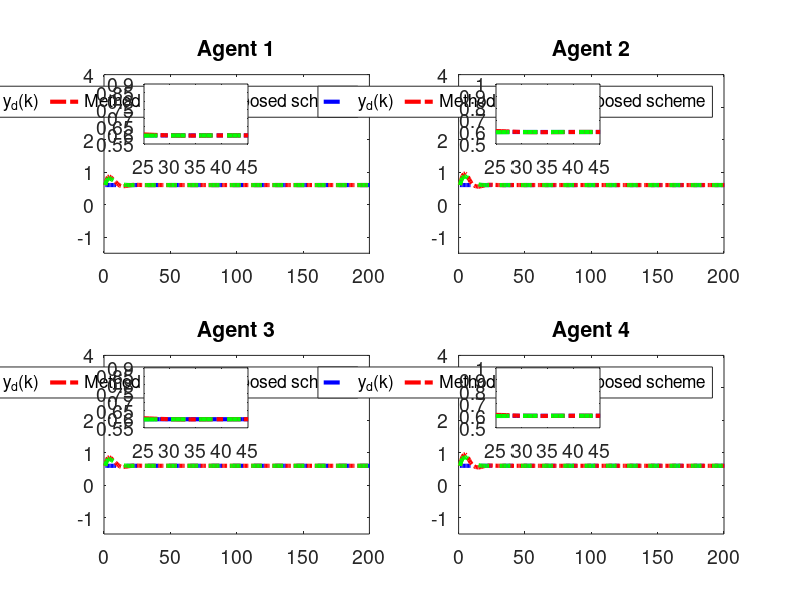

Reproduce this figure in MATLAB.
clc; clear;

% Common Parameters
rho = 7.5;            % Gain for control response
eta = 1;              % Adaptive update speed
lamda = 350;          % Model-free parameter
mu = 0.005;           % Adaptive parameter
epsilon = 1e-5;       % Stability threshold
alpha = 15;           % Smoothing factor for error dynamics
T = 0.1;              % Sampling time
m = 200;              % Time steps
rT = 1024;            % Sample rate
font_size = 14;

% Method 1 (MFAC + SMC) Parameters
gamma1_m1 = 0.45;     % Control gains
gamma2_m1 = 0.25;
gamma3_m1 = 0.45;
gamma4_m1 = 0.25;
beta_m1 = 10;         % Sliding mode coefficient
sigma_m1 = 95;        % Sliding mode parameter
tau_m1 = 1e-5;        % Damping term
n_m1 = 600;           % Data size for Method 1
a_m1 = 0.5;           % Plant parameter
ff_gain_m1 = 0.45;    % Feedforward gain

% Method 2 (MFAC only) Parameters
gamma1_m2 = 0;        % Disable SMC
gamma2_m2 = 0;
gamma3_m2 = 0;
gamma4_m2 = 0;
n_m2 = 1024;          % Data size for Method 2
a_m2 = 0.705;           % Plant parameter
ff_gain_m2 = 0.35;     % Feedforward gain

% Nonlinearity coefficients (same for both methods)
nonlinearity1 = 0.02;
nonlinearity2 = 0.02;
nonlinearity3 = 0.02;
nonlinearity4 = 0.02;

% Initialization for both methods
phi1_m1 = zeros(m+1,1); phi2_m1 = zeros(m+1,1); phi3_m1 = zeros(m+1,1); phi4_m1 = zeros(m+1,1);
mfa1_m1 = zeros(m+1,1); mfa2_m1 = zeros(m+1,1); mfa3_m1 = zeros(m+1,1); mfa4_m1 = zeros(m+1,1);
sm1_m1 = zeros(m,1); sm2_m1 = zeros(m,1); sm3_m1 = zeros(m,1); sm4_m1 = zeros(m,1);
y1_m1 = zeros(m+1,1); y2_m1 = zeros(m+1,1); y3_m1 = zeros(m+1,1); y4_m1 = zeros(m+1,1);
u1_m1 = zeros(m,1); u2_m1 = zeros(m,1); u3_m1 = zeros(m,1); u4_m1 = zeros(m,1);
xi1_m1 = zeros(m,1); xi2_m1 = zeros(m,1); xi3_m1 = zeros(m,1); xi4_m1 = zeros(m,1);
s1_m1 = zeros(m,1); s2_m1 = zeros(m,1); s3_m1 = zeros(m,1); s4_m1 = zeros(m,1);

phi1_m2 = zeros(m+1,1); phi2_m2 = zeros(m+1,1); phi3_m2 = zeros(m+1,1); phi4_m2 = zeros(m+1,1);
mfa1_m2 = zeros(m+1,1); mfa2_m2 = zeros(m+1,1); mfa3_m2 = zeros(m+1,1); mfa4_m2 = zeros(m+1,1);
y1_m2 = zeros(m+1,1); y2_m2 = zeros(m+1,1); y3_m2 = zeros(m+1,1); y4_m2 = zeros(m+1,1);
u1_m2 = zeros(m,1); u2_m2 = zeros(m,1); u3_m2 = zeros(m,1); u4_m2 = zeros(m,1);
xi1_m2 = zeros(m,1); xi2_m2 = zeros(m,1); xi3_m2 = zeros(m,1); xi4_m2 = zeros(m,1);

yd = zeros(m+1,1);

% Desired signal (Reference trajectory)
for k = 1:m+1
    % yd(k) = 0.6 * sin(0.05 * pi * k) + 0.6 * cos(0.03 * pi * k);
    yd(k) = 0.6; % Time-invariant constant reference signalx
end

% Method 1 (MFAC + SMC) Simulation
for k = 1:m
    % Adaptive Gain update
    if k == 1
        phi1_m1(k) = 1.0; phi2_m1(k) = 1.0; phi3_m1(k) = 1.0; phi4_m1(k) = 1.0;
    elseif k == 2
        phi1_m1(k) = phi1_m1(k-1) + (eta * u1_m1(k-1) / (mu + u1_m1(k-1)^2)) * (y1_m1(k) - phi1_m1(k-1)*u1_m1(k-1));
        phi2_m1(k) = phi2_m1(k-1) + (eta * u2_m1(k-1) / (mu + u2_m1(k-1)^2)) * (y2_m1(k) - phi2_m1(k-1)*u2_m1(k-1));
        phi3_m1(k) = phi3_m1(k-1) + (eta * u3_m1(k-1) / (mu + u3_m1(k-1)^2)) * (y3_m1(k) - phi3_m1(k-1)*u3_m1(k-1));
        phi4_m1(k) = phi4_m1(k-1) + (eta * u4_m1(k-1) / (mu + u4_m1(k-1)^2)) * (y4_m1(k) - phi4_m1(k-1)*u4_m1(k-1));
    else
        phi1_m1(k) = phi1_m1(k-1) + (eta * (u1_m1(k-1) - u1_m1(k-2)) / (mu + (u1_m1(k-1) - u1_m1(k-2))^2)) * (y1_m1(k) - y1_m1(k-1) - phi1_m1(k-1) * (u1_m1(k-1) - u1_m1(k-2)));
        phi2_m1(k) = phi2_m1(k-1) + (eta * (u2_m1(k-1) - u2_m1(k-2)) / (mu + (u2_m1(k-1) - u2_m1(k-2))^2)) * (y2_m1(k) - y2_m1(k-1) - phi2_m1(k-1) * (u2_m1(k-1) - u2_m1(k-2)));
        phi3_m1(k) = phi3_m1(k-1) + (eta * (u3_m1(k-1) - u3_m1(k-2)) / (mu + (u3_m1(k-1) - u3_m1(k-2))^2)) * (y3_m1(k) - y3_m1(k-1) - phi3_m1(k-1) * (u3_m1(k-1) - u3_m1(k-2)));
        phi4_m1(k) = phi4_m1(k-1) + (eta * (u4_m1(k-1) - u4_m1(k-2)) / (mu + (u4_m1(k-1) - u4_m1(k-2))^2)) * (y4_m1(k) - y4_m1(k-1) - phi4_m1(k-1) * (u4_m1(k-1) - u4_m1(k-2)));
    end

    % Stability protection
    if k > 2 && (abs(phi1_m1(k)) <= epsilon || abs(u1_m1(k-1) - u1_m1(k-2)) <= epsilon || sign(phi1_m1(k)) ~= sign(phi1_m1(1)))
        phi1_m1(k) = phi1_m1(1);
    end
    if k > 2 && (abs(phi2_m1(k)) <= epsilon || abs(u2_m1(k-1) - u2_m1(k-2)) <= epsilon || sign(phi2_m1(k)) ~= sign(phi2_m1(1)))
        phi2_m1(k) = phi2_m1(1);
    end
    if k > 2 && (abs(phi3_m1(k)) <= epsilon || abs(u3_m1(k-1) - u3_m1(k-2)) <= epsilon || sign(phi3_m1(k)) ~= sign(phi3_m1(1)))
        phi3_m1(k) = phi3_m1(1);
    end
    if k > 2 && (abs(phi4_m1(k)) <= epsilon || abs(u4_m1(k-1) - u4_m1(k-2)) <= epsilon || sign(phi4_m1(k)) ~= sign(phi4_m1(1)))
        phi4_m1(k) = phi4_m1(1);
    end

    % Error dynamics
    xi1_m1(k) = yd(k) - 2*y1_m1(k) + y4_m1(k);
    xi2_m1(k) = y1_m1(k) - 2*y2_m1(k) + y3_m1(k);
    xi3_m1(k) = y2_m1(k) + yd(k) - 2*y3_m1(k);
    xi4_m1(k) = y1_m1(k) + y3_m1(k) - 2*y4_m1(k);

    % Sliding surfaces
    if k == 1
        s1_m1(k) = 0; s2_m1(k) = 0; s3_m1(k) = 0; s4_m1(k) = 0;
    else
        s1_m1(k) = alpha * xi1_m1(k) - xi1_m1(k-1);
        s2_m1(k) = alpha * xi2_m1(k) - xi2_m1(k-1);
        s3_m1(k) = alpha * xi3_m1(k) - xi3_m1(k-1);
        s4_m1(k) = alpha * xi4_m1(k) - xi4_m1(k-1);
    end

    % MFAC updates
    if k == 1
        mfa1_m1(k) = 0; mfa2_m1(k) = 0; mfa3_m1(k) = 0; mfa4_m1(k) = 0;
    else
        mfa1_m1(k) = mfa1_m1(k-1) + (rho * phi1_m1(k)) / (lamda + abs(phi1_m1(k)^2)) * xi1_m1(k);
        mfa2_m1(k) = mfa2_m1(k-1) + (rho * phi2_m1(k)) / (lamda + abs(phi2_m1(k)^2)) * xi2_m1(k);
        mfa3_m1(k) = mfa3_m1(k-1) + (rho * phi3_m1(k)) / (lamda + abs(phi3_m1(k)^2)) * xi3_m1(k);
        mfa4_m1(k) = mfa4_m1(k-1) + (rho * phi4_m1(k)) / (lamda + abs(phi4_m1(k)^2)) * xi4_m1(k);
    end

    % SMC updates
    if k == 1
        sm1_m1(k) = 0; sm2_m1(k) = 0; sm3_m1(k) = 0; sm4_m1(k) = 0;
    else
        sm1_m1(k) = sm1_m1(k-1) + (beta_m1 * phi1_m1(k)) / (sigma_m1 + (phi1_m1(k))^2) * ...
            ( (xi1_m1(k) + (y4_m1(k) - y4_m1(k-1)) + (yd(k+1) - yd(k))) / (1 + 1) ...
            - (xi1_m1(k)) / (alpha * 2) + tau_m1 * sign(s1_m1(k)) );
        sm2_m1(k) = sm2_m1(k-1) + (beta_m1 * phi2_m1(k)) / (sigma_m1 + (phi2_m1(k))^2) * ...
            ( (xi2_m1(k) + (y1_m1(k) - y1_m1(k-1)) + (y3_m1(k) - y3_m1(k-1))) / (1 + 1) ...
            - (xi2_m1(k)) / (alpha * 2) + tau_m1 * sign(s2_m1(k)) );
        sm3_m1(k) = sm3_m1(k-1) + (beta_m1 * phi3_m1(k)) / (sigma_m1 + (phi3_m1(k))^2) * ...
            ( (xi3_m1(k) + (y2_m1(k) - y2_m1(k-1)) + (yd(k+1) - yd(k))) / (1 + 1) ...
            - (xi3_m1(k)) / (alpha * 2) + tau_m1 * sign(s3_m1(k)) );
        sm4_m1(k) = sm4_m1(k-1) + (beta_m1 * phi4_m1(k)) / (sigma_m1 + (phi4_m1(k))^2) * ...
            ( (xi4_m1(k) + (y1_m1(k) - y1_m1(k-1)) + (y3_m1(k) - y3_m1(k-1))) / (1 + 1) ...
            - (xi4_m1(k)) / (alpha * 2) + tau_m1 * sign(s4_m1(k)) );
    end

    % Control signal
    if k == 1
        u1_m1(k) = 0; u2_m1(k) = 0; u3_m1(k) = 0; u4_m1(k) = 0;
    else
        u1_m1(k) = mfa1_m1(k) + gamma1_m1 * sm1_m1(k);
        u2_m1(k) = mfa2_m1(k) + gamma2_m1 * sm2_m1(k);
        u3_m1(k) = mfa3_m1(k) + gamma3_m1 * sm3_m1(k);
        u4_m1(k) = mfa4_m1(k) + gamma4_m1 * sm4_m1(k);
    end
    if k == 1
        y1_m1(k) = 0.6; y2_m1(k) = 0.6; y3_m1(k) = 0.6; y4_m1(k) = 0.6;
    end

    % Plant model update
    b1_m1 = 1.2 * n_m1 / (rT * 0.2);
    b2_m1 = 1.15 * n_m1 / (rT * 0.2);
    b3_m1 = 1.2 * n_m1 / (rT * 0.2);
    b4_m1 = 1.15 * n_m1 / (rT * 0.2);
    y1_m1(k+1) = a_m1 * y1_m1(k) + b1_m1 * u1_m1(k) - nonlinearity1 * y1_m1(k)^3 + ff_gain_m1;
    y2_m1(k+1) = a_m1 * y2_m1(k) + b2_m1 * u2_m1(k) - nonlinearity2 * y2_m1(k)^2 + ff_gain_m1;
    y3_m1(k+1) = a_m1 * y3_m1(k) + b3_m1 * u3_m1(k) - nonlinearity3 * y3_m1(k)^3 + ff_gain_m1;
    y4_m1(k+1) = a_m1 * y4_m1(k) + b4_m1 * u4_m1(k) - nonlinearity4 * y4_m1(k)^2 + ff_gain_m1;
end

% Method 2 (MFAC only) Simulation
for k = 1:m
    % Adaptive Gain update
    if k == 1
        phi1_m2(k) = 1.5; phi2_m2(k) = 1.5; phi3_m2(k) = 1.5; phi4_m2(k) = 1.5;
    elseif k == 2
        phi1_m2(k) = phi1_m2(k-1) + (eta * u1_m2(k-1) / (mu + u1_m2(k-1)^2)) * (y1_m2(k) - phi1_m2(k-1)*u1_m2(k-1));
        phi2_m2(k) = phi2_m2(k-1) + (eta * u2_m2(k-1) / (mu + u2_m2(k-1)^2)) * (y2_m2(k) - phi2_m2(k-1)*u2_m2(k-1));
        phi3_m2(k) = phi3_m2(k-1) + (eta * u3_m2(k-1) / (mu + u3_m2(k-1)^2)) * (y3_m2(k) - phi3_m2(k-1)*u3_m2(k-1));
        phi4_m2(k) = phi4_m2(k-1) + (eta * u4_m2(k-1) / (mu + u4_m2(k-1)^2)) * (y4_m2(k) - phi4_m2(k-1)*u4_m2(k-1));
    else
        phi1_m2(k) = phi1_m2(k-1) + (eta * (u1_m2(k-1) - u1_m2(k-2)) / (mu + (u1_m2(k-1) - u1_m2(k-2))^2)) * (y1_m2(k) - y1_m2(k-1) - phi1_m2(k-1) * (u1_m2(k-1) - u1_m2(k-2)));
        phi2_m2(k) = phi2_m2(k-1) + (eta * (u2_m2(k-1) - u2_m2(k-2)) / (mu + (u2_m2(k-1) - u2_m2(k-2))^2)) * (y2_m2(k) - y2_m2(k-1) - phi2_m2(k-1) * (u2_m2(k-1) - u2_m2(k-2)));
        phi3_m2(k) = phi3_m2(k-1) + (eta * (u3_m2(k-1) - u3_m2(k-2)) / (mu + (u3_m2(k-1) - u3_m2(k-2))^2)) * (y3_m2(k) - y3_m2(k-1) - phi3_m2(k-1) * (u3_m2(k-1) - u3_m2(k-2)));
        phi4_m2(k) = phi4_m2(k-1) + (eta * (u4_m2(k-1) - u4_m2(k-2)) / (mu + (u4_m2(k-1) - u4_m2(k-2))^2)) * (y4_m2(k) - y4_m2(k-1) - phi4_m2(k-1) * (u4_m2(k-1) - u4_m2(k-2)));
    end

    % Stability protection
    if k > 2 && (abs(phi1_m2(k)) <= epsilon || abs(u1_m2(k-1) - u1_m2(k-2)) <= epsilon || sign(phi1_m2(k)) ~= sign(phi1_m2(1)))
        phi1_m2(k) = phi1_m2(1);
    end
    if k > 2 && (abs(phi2_m2(k)) <= epsilon || abs(u2_m2(k-1) - u2_m2(k-2)) <= epsilon || sign(phi2_m2(k)) ~= sign(phi2_m2(1)))
        phi2_m2(k) = phi2_m2(1);
    end
    if k > 2 && (abs(phi3_m2(k)) <= epsilon || abs(u3_m2(k-1) - u3_m2(k-2)) <= epsilon || sign(phi3_m2(k)) ~= sign(phi3_m2(1)))
        phi3_m2(k) = phi3_m2(1);
    end
    if k > 2 && (abs(phi4_m2(k)) <= epsilon || abs(u4_m2(k-1) - u4_m2(k-2)) <= epsilon || sign(phi4_m2(k)) ~= sign(phi4_m2(1)))
        phi4_m2(k) = phi4_m2(1);
    end

    % Error dynamics
    xi1_m2(k) = yd(k) - 2*y1_m2(k) + y4_m2(k);
    xi2_m2(k) = y1_m2(k) - 2*y2_m2(k) + y3_m2(k);
    xi3_m2(k) = y2_m2(k) + yd(k) - 2*y3_m2(k);
    xi4_m2(k) = y1_m2(k) + y3_m2(k) - 2*y4_m2(k);

    % MFAC updates
    if k == 1
        mfa1_m2(k) = 0; mfa2_m2(k) = 0; mfa3_m2(k) = 0; mfa4_m2(k) = 0;
    else
        mfa1_m2(k) = mfa1_m2(k-1) + (rho * phi1_m2(k)) / (lamda + abs(phi1_m2(k)^2)) * xi1_m2(k);
        mfa2_m2(k) = mfa2_m2(k-1) + (rho * phi2_m2(k)) / (lamda + abs(phi2_m2(k)^2)) * xi2_m2(k);
        mfa3_m2(k) = mfa3_m2(k-1) + (rho * phi3_m2(k)) / (lamda + abs(phi3_m2(k)^2)) * xi3_m2(k);
        mfa4_m2(k) = mfa4_m2(k-1) + (rho * phi4_m2(k)) / (lamda + abs(phi4_m2(k)^2)) * xi4_m2(k);
    end

    % Control signal
    if k == 1
        u1_m2(k) = 0; u2_m2(k) = 0; u3_m2(k) = 0; u4_m2(k) = 0;
    else
        u1_m2(k) = mfa1_m2(k);
        u2_m2(k) = mfa2_m2(k);
        u3_m2(k) = mfa3_m2(k);
        u4_m2(k) = mfa4_m2(k);
    end
    if k == 1
        y1_m2(k) = 0.6; y2_m2(k) = 0.6; y3_m2(k) = 0.6; y4_m2(k) = 0.6;
    end

    % Plant model update
    b1_m2 = 1.2 * n_m2 / (rT * 0.2);
    b2_m2 = 1.2 * n_m2 / (rT * 0.2);
    b3_m2 = 1.2 * n_m2 / (rT * 0.2);
    b4_m2 = 1.2 * n_m2 / (rT * 0.2);
    y1_m2(k+1) = a_m2 * y1_m2(k) + b1_m2 * u1_m2(k) - nonlinearity1 * y1_m2(k)^3 + ff_gain_m2;
    y2_m2(k+1) = a_m2 * y2_m2(k) + b2_m2 * u2_m2(k) - nonlinearity2 * y2_m2(k)^3 + ff_gain_m2;
    y3_m2(k+1) = a_m2 * y3_m2(k) + b3_m2 * u3_m2(k) - nonlinearity3 * y3_m2(k)^3 + ff_gain_m2;
    y4_m2(k+1) = a_m2 * y4_m2(k) + b4_m2 * u4_m2(k) - nonlinearity4 * y4_m2(k)^3 + ff_gain_m2;
end

% Calculate MSE for both methods
mse_xi1_m1 = mean(xi1_m1.^2); mse_xi2_m1 = mean(xi2_m1.^2);
mse_xi3_m1 = mean(xi3_m1.^2); mse_xi4_m1 = mean(xi4_m1.^2);
mse_xi1_m2 = mean(xi1_m2.^2); mse_xi2_m2 = mean(xi2_m2.^2);
mse_xi3_m2 = mean(xi3_m2.^2); mse_xi4_m2 = mean(xi4_m2.^2);

% Print MSE values
fprintf('Method 1 (MFAC + SMC) MSE:\n');
fprintf('xi1: %.10e\n', mse_xi1_m1);
fprintf('xi2: %.10e\n', mse_xi2_m1);
fprintf('xi3: %.10e\n', mse_xi3_m1);
fprintf('xi4: %.10e\n\n', mse_xi4_m1);
fprintf('Method 2 (MFAC only) MSE:\n');
fprintf('xi1: %.10e\n', mse_xi1_m2);
fprintf('xi2: %.10e\n', mse_xi2_m2);
fprintf('xi3: %.10e\n', mse_xi3_m2);
fprintf('xi4: %.10e\n\n', mse_xi4_m2);

% Time vector
t = 1:m+1; t_err = 1:m;

% Plot outputs (y1, y2, y3, y4) for both methods
figure('Position', [100, 100, 1450, 800]);
% zoom_x_start = 90.2; % Start of zoomed x-range
% zoom_x_end = 96.5; % End of zoomed x-range

zoom_x_start = 25; % Start of zoomed x-range
zoom_x_end = 45; % End of zoomed x-range
for i = 1:4
    subplot(2, 2, i);
    plot(t, yd, '--b', 'LineWidth', 3); hold on;
    if i == 1
        plot(t, y1_m2, '-.r', 'LineWidth', 3);
        plot(t, y1_m1, '--g', 'LineWidth', 3);
        
        title('Agent 1'); grid off;
        legend('y_d(k)',  'Method [1]','Proposed scheme','orientation', 'horizontal');
        set(gca, 'FontSize', font_size);
        xlim([0 m]); % X-axis starts from 0
        ylim([-1.5 4]); % Y-axis limits for Agent 1


        axes('Position', [0.18,0.76,0.13,0.10]);
        box on; hold on;
        plot(t, yd, '-.b', 'LineWidth', 3)
        plot(t, y1_m2, '-.r', 'LineWidth', 3);
        plot(t, y1_m1, '--g', 'LineWidth', 3);
        xlim([zoom_x_start zoom_x_end]);
        % yticks([-0.4,0,0.2]);
        set(gca, 'FontSize', font_size);

        
        
    elseif i == 2
        plot(t, y2_m2, '-.r', 'LineWidth', 3);
        plot(t, y2_m1, '--g', 'LineWidth', 3);


        title('Agent 2'); grid off;
        legend('y_d(k)',  'Method [1]','Proposed scheme','orientation', 'horizontal');
        set(gca, 'FontSize', font_size);
        xlim([0 m]); % X-axis starts from 0
        ylim([-1.5 4]); % Y-axis limits for Agent 1

        axes('Position', [0.62,0.76,0.13,0.10]);
        box on; hold on;
        plot(t, yd, '-.b', 'LineWidth', 3)
        plot(t, y2_m2, '-.r', 'LineWidth', 3);
        plot(t, y2_m1, '--g', 'LineWidth', 3);
        xlim([zoom_x_start zoom_x_end]);
        % yticks([-0.4,0,0.2]);
        set(gca, 'FontSize', font_size);
    elseif i == 3
        plot(t, y3_m2, '-.r', 'LineWidth', 3);
        plot(t, y3_m1, '--g', 'LineWidth', 3);

        title('Agent 3'); grid off;
        legend('y_d(k)',  'Method [1]','Proposed scheme','orientation', 'horizontal');
        set(gca, 'FontSize', font_size);
        xlim([0 m]); % X-axis starts from 0
        ylim([-1.5 4]); % Y-axis limits for Agent 1

        axes('Position', [0.18,0.287,0.13,0.10]);
        box on; hold on;
        plot(t, yd, '-b', 'LineWidth', 3)
        plot(t, y3_m2, '-.r', 'LineWidth', 3);
        plot(t, y3_m1, '--g', 'LineWidth', 3);
        xlim([zoom_x_start zoom_x_end]);
        % yticks([-0.4,0,0.2]);
        set(gca, 'FontSize', font_size);
    else
        plot(t, y4_m2, '-.r', 'LineWidth', 3);
        plot(t, y4_m1, '--g', 'LineWidth', 3);

        title('Agent 4'); grid off;
        legend('y_d(k)',  'Method [1]','Proposed scheme','orientation', 'horizontal');
        set(gca, 'FontSize', font_size);
        xlim([0 m]); % X-axis starts from 0
        ylim([-1.5 4]); % Y-axis limits for Agent 1

        axes('Position', [0.62,0.287,0.13,0.10]);
        box on; hold on;
        plot(t, yd, '-.b', 'LineWidth', 3)
        plot(t, y4_m2, '-.r', 'LineWidth', 3);
        plot(t, y4_m1, '--g', 'LineWidth', 3);
        xlim([zoom_x_start zoom_x_end]);
        % yticks([-0.4,0,0.2]);
        set(gca, 'FontSize', font_size);
    end
    % grid off;
    % legend('y_d(k)',  'y (MFAC only)','y (MFAC + SMC)', 'Orientation', 'horizontal');
    % set(gca, 'FontSize', font_size);

end

% Plot error dynamics (xi1, xi2, xi3, xi4) for both methods
% figure('Position', [100, 100, 1500, 750]);
% for i = 1:4
%     subplot(2, 2, i);
%     if i == 1
%         plot(t_err, xi1_m1, '-.g', 'LineWidth', 2.5); hold on;
%         plot(t_err, xi1_m2, '-b', 'LineWidth', 2.5);
%         title('Error Dynamics \xi_1(k)');
%     elseif i == 2
%         plot(t_err, xi2_m1, '-.g', 'LineWidth', 2.5); hold on;
%         plot(t_err, xi2_m2, '-b', 'LineWidth', 2.5);
%         title('Error Dynamics \xi_2(k)');
%     elseif i == 3
%         plot(t_err, xi3_m1, '-.g', 'LineWidth', 2.5); hold on;
%         plot(t_err, xi3_m2, '-b', 'LineWidth', 2.5);
%         title('Error Dynamics \xi_3(k)');
%     else
%         plot(t_err, xi4_m1, '-.g', 'LineWidth', 2.5); hold on;
%         plot(t_err, xi4_m2, '-b', 'LineWidth', 2.5);
%         title('Error Dynamics \xi_4(k)');
%     end
%     grid off;
%     legend('\xi (MFAC + SMC)', '\xi (MFAC only)', 'Orientation', 'horizontal');
%     set(gca, 'FontSize', font_size);
%     xlim([0 m]);
%     ylim([-2 5]);
% end
